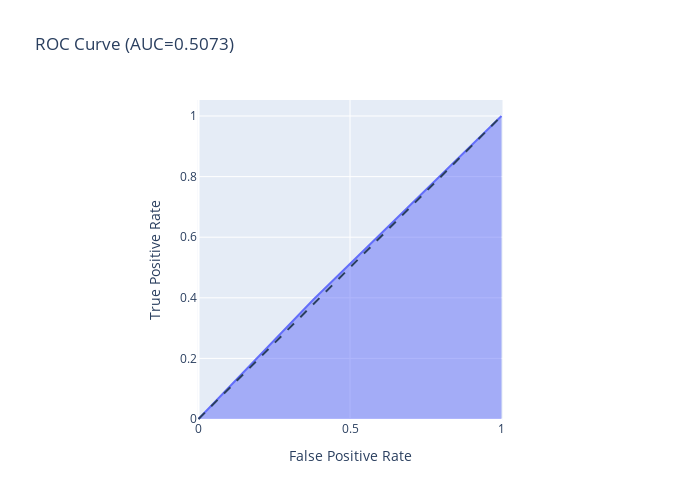
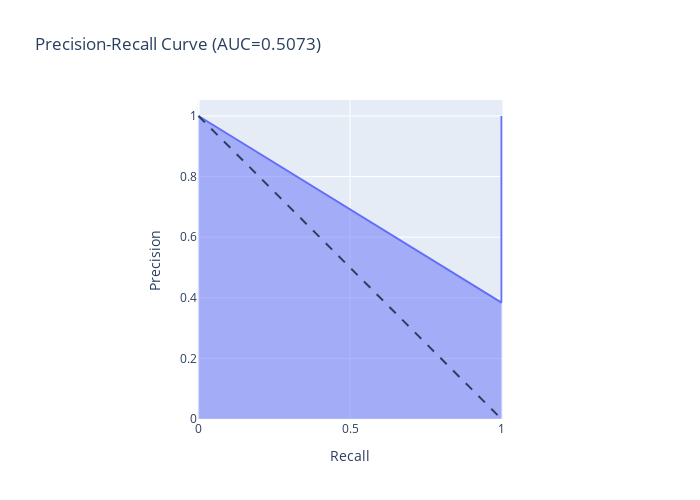

Notebook cell for these charts, in order:
### Markdown cell above
# Model Evaluation

### Code cell
target_names = ['Happy', 'Sad']
model_eval = classification_report(y_train, y_pred ,target_names=target_names)
print(model_eval)
cf = confusion_matrix(y_train, y_pred)
Accuracy = accuracy_score(y_train, y_pred)
sns.heatmap(cf,cmap='Blues',annot=True,fmt='g')
cf_flat = cf.flatten()
TN = cf_flat[0]
FP = cf_flat[1]
FN = cf_flat[2]
TP = cf_flat[3]
recall = TP/(TP+FN)
precision =TP/(TP+FP)

specificity = TN/(TN+FP)
print('Specificity = ',specificity)
print('Accuracy = ',Accuracy)

from sklearn.metrics import plot_precision_recall_curve
from sklearn.metrics import roc_curve, auc
import plotly.express as px
fpr, tpr, thresholds = roc_curve(y_train,y_pred)

fig = px.area(
    x=fpr, y=tpr,
    title=f'ROC Curve (AUC={auc(fpr, tpr):.4f})',
    labels=dict(x='False Positive Rate', y='True Positive Rate'),
    width=700, height=500
)
fig.add_shape(
    type='line', line=dict(dash='dash'),
    x0=0, x1=1, y0=0, y1=1
)

fig.update_yaxes(scaleanchor="x", scaleratio=1)
fig.update_xaxes(constrain='domain')
fig.show()

import plotly.express as px
from sklearn.linear_model import LogisticRegression
from sklearn.metrics import precision_recall_curve, auc
from sklearn.datasets import make_classification


precision, recall, thresholds = precision_recall_curve(y_test, y_pred)

fig = px.area(
    x=recall, y=precision,
    title=f'Precision-Recall Curve (AUC={auc(fpr, tpr):.4f})',
    labels=dict(x='Recall', y='Precision'),
    width=700, height=500
)
fig.add_shape(
    type='line', line=dict(dash='dash'),
    x0=0, x1=1, y0=1, y1=0
)
fig.update_yaxes(scaleanchor="x", scaleratio=1)
fig.update_xaxes(constrain='domain')

fig.show()

### Figure 1 — Plotly figure (JSON) as saved in the notebook; plotly's stock layout.template omitted (floating-point values rounded to 4 significant figures)
{"data": [{"fillpattern": {"shape": ""}, "hovertemplate": "False Positive Rate=%{x}<br>True Positive Rate=%{y}<extra></extra>", "legendgroup": "", "line": {"color": "#636efa"}, "marker": {"symbol": "circle"}, "mode": "lines", "name": "", "orientation": "v", "showlegend": false, "stackgroup": "1", "type": "scatter", "x": [0, 0.3786, 1], "xaxis": "x", "y": [0, 0.3933, 1], "yaxis": "y"}], "layout": {"height": 500, "legend": {"tracegroupgap": 0}, "shapes": [{"line": {"dash": "dash"}, "type": "line", "x0": 0, "x1": 1, "y0": 0, "y1": 1}], "title": {"text": "ROC Curve (AUC=0.5073)"}, "width": 700, "xaxis": {"anchor": "y", "constrain": "domain", "domain": [0, 1], "title": {"text": "False Positive Rate"}}, "yaxis": {"anchor": "x", "domain": [0, 1], "scaleanchor": "x", "scaleratio": 1, "title": {"text": "True Positive Rate"}}}}

### Figure 2 — Plotly figure (JSON) as saved in the notebook; plotly's stock layout.template omitted (floating-point values rounded to 4 significant figures)
{"data": [{"fillpattern": {"shape": ""}, "hovertemplate": "Recall=%{x}<br>Precision=%{y}<extra></extra>", "legendgroup": "", "line": {"color": "#636efa"}, "marker": {"symbol": "circle"}, "mode": "lines", "name": "", "orientation": "v", "showlegend": false, "stackgroup": "1", "type": "scatter", "x": [1, 1, 0], "xaxis": "x", "y": [0.3843, 1, 1], "yaxis": "y"}], "layout": {"height": 500, "legend": {"tracegroupgap": 0}, "shapes": [{"line": {"dash": "dash"}, "type": "line", "x0": 0, "x1": 1, "y0": 1, "y1": 0}], "title": {"text": "Precision-Recall Curve (AUC=0.5073)"}, "width": 700, "xaxis": {"anchor": "y", "constrain": "domain", "domain": [0, 1], "title": {"text": "Recall"}}, "yaxis": {"anchor": "x", "domain": [0, 1], "scaleanchor": "x", "scaleratio": 1, "title": {"text": "Precision"}}}}
